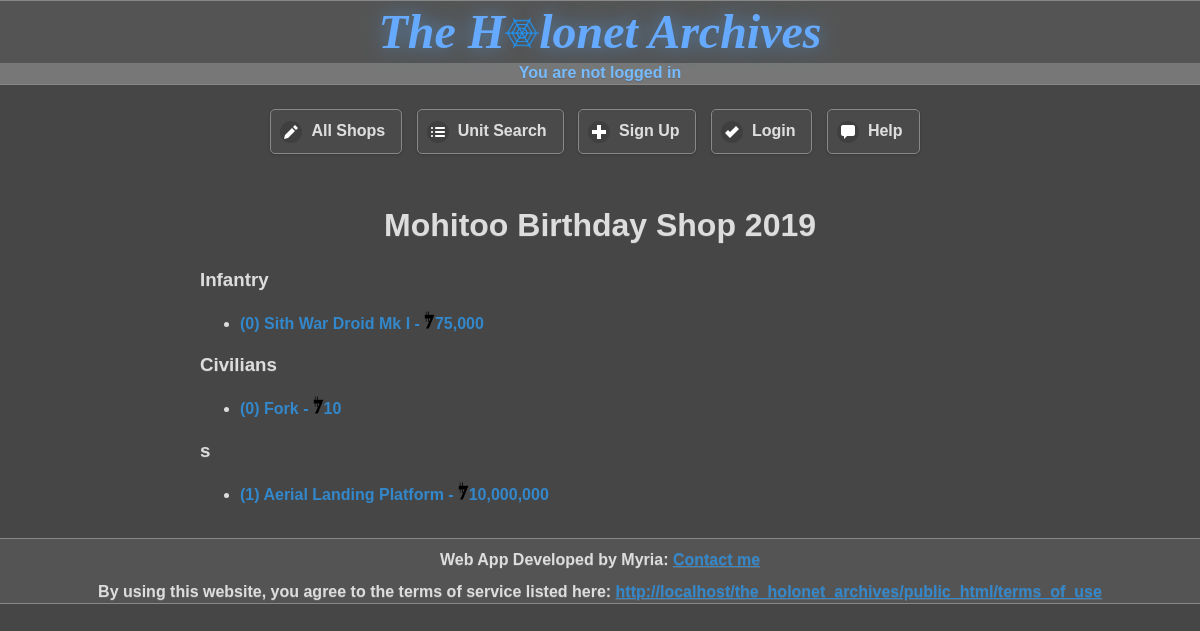
Screenshot of /public_html/shop_page/index.php?sid=3 with the database file from the repository.
### tables this page shows
CREATE TABLE `unit` (
  `unit_id` smallint(5) unsigned NOT NULL AUTO_INCREMENT,
  `unit_type` smallint(5) unsigned DEFAULT NULL,
  `name` varchar(128) DEFAULT NULL,
  `alias` varchar(32) DEFAULT NULL,
  `price` bigint(20) unsigned DEFAULT NULL,
  `modslots` tinyint(3) unsigned DEFAULT NULL,
  `uc_limit` smallint(5) unsigned DEFAULT NULL,
  `length` float DEFAULT NULL,
  `height` float DEFAULT NULL,
  `width` float DEFAULT NULL,
  `hyperdrive` float DEFAULT NULL,
  `backup` float DEFAULT NULL,
  `mglt` tinyint(3) unsigned DEFAULT NULL,
  `kmh` smallint(5) unsigned DEFAULT NULL,
  `shield` tinyint(3) unsigned DEFAULT NULL,
  `hull` tinyint(3) unsigned DEFAULT NULL,
  `sbd` smallint(5) unsigned DEFAULT NULL,
  `ru` smallint(5) unsigned DEFAULT NULL,
  `points` float DEFAULT NULL,
  `is_special` tinyint(3) unsigned DEFAULT NULL,
  `notes` varchar(1024) DEFAULT NULL,
  `wiki_link` varchar(128) DEFAULT NULL,
  `max_height` float DEFAULT NULL,
  `access` int(10) unsigned DEFAULT NULL,
  `mass` int(10) unsigned DEFAULT NULL,
  PRIMARY KEY (`unit_id`),
  KEY `unit_type` (`unit_type`),
  KEY `shield` (`shield`),
  KEY `hull` (`hull`),
  CONSTRAINT `unit_ibfk_1` FOREIGN KEY (`unit_type`) REFERENCES `unit_type` (`unit_type`),
  CONSTRAINT `unit_ibfk_2` FOREIGN KEY (`shield`) REFERENCES `strength` (`strength_no`),
  CONSTRAINT `unit_ibfk_3` FOREIGN KEY (`hull`) REFERENCES `strength` (`strength_no`)
);

### php/functions.php (the view, shortened to what this page needs)
<?php
    function generate_random_string() {
        return substr(md5(rand()), 0, 7);
    }
    function get_shop_stats(&$pdo, $shop_id) {
        $result = $pdo->query(<<<_END
        SELECT
            u.unit_id,
            u.name,
            ut.type_description,
            u.modslots,
            s.shop_name,
            u.price,
            u.notes,
            u.uc_limit
        FROM
            units_in_shop AS us
        JOIN shop AS s
        ON
            s.shop_id = us.shop_id
        JOIN unit AS u
        ON
            us.unit_id = u.unit_id
        LEFT JOIN unit_type AS ut
        ON
            ut.unit_type = u.unit_type
        WHERE
            s.shop_id = $shop_id
        ORDER BY
            u.unit_type,
            u.name
        _END);
        $units = [];
        while ($row = $result->fetch()) {
            $units[] = $row;
        }
        $shop_name = $units[0]['shop_name'];
        foreach ($units as $index => $unit) {
            unset($units[$index]['shop_name']);
        }
        return array($shop_name, $units);
    }
    function collect_unit_types($units) {
        $unit_types = [];
        foreach ($units as $unit) {
            if (!in_array($unit['type_description'], $unit_types)) {
                $unit_types[] = $unit['type_description'];
            }
        }
        return $unit_types;
    }
    function sort_units_by_attribute(&$units, $attr) {
        return $units;
    }
    function search_for_units($units, $attr, $value) {
        $found_at = FALSE;
        foreach ($units as $index => $unit) {
            if ($unit[$attr] == $value) {
                $found_at = $index;
                break;
            }
        }
        return $found_at;
    }
    function get_units_of_attr($units, $attr, $value) {
        $found_at = search_for_units($units, $attr, $value);
        $units_of_attr = [];
        while ($found_at !== FALSE) {
            $units_of_attr[] = $units[$found_at];
            unset($units[$found_at]);
            $found_at = search_for_units($units, $attr, $value);
        }
        return $units_of_attr;
    }
    function display_shop_unit($unit) {
        $C = 'constant';
        $unit_id = $unit['unit_id'];
        $str = "<li><a class='unit-links' data-transition='slide' href='{$C('WEBSITE_ROOT')}/unit_page?uid=$unit_id'>(" . $unit['modslots'] . ") ";
        $str .= $unit['name'];
        $price = $unit['price'];
        if ($price != 0) $str .= " - <img src='{$C('WEBSITE_ROOT')}/data/images/credit_symbol.png' alt='credits' height='18px'  />" . number_format($price);
        $str .= "</a>";
        $str .=  "</li>";
        return $str;
    }
    function normalise_unit_types($type) {
        switch ($type) {
            default:
                return $type;
        }
    }
    function display_shop($shop_name, $units) {
        foreach ($units as $index => $unit) {
            $units[$index]['type_description'] = normalise_unit_types($unit['type_description']);
        }
        $types = collect_unit_types($units);
        sort_unit_types($types);
        echo "<h1 class='centre'>$shop_name</h1>";
        foreach ($types as $type) {
            echo "<div><h3>" . pluralise($type) . "</h3><ul>";
            $units_of_type = get_units_of_attr($units, 'type_description',  $type);
            sort_units_by_attribute($units_of_type, 'price');
            foreach ($units_of_type as $unit) {
                echo display_shop_unit($unit);
            }
            echo "</ul></div>";
        }
    }
    function pluralise($phrase) {
        if (strtolower(substr($phrase, -1)) == 's') {
            return $phrase;
        } elseif (strtolower($phrase) == 'crew') {
            return $phrase;
        } elseif (strtolower($phrase) == 'infantry') {
            return $phrase;
        } else return $phrase . "s";
    }
    function not_null($val) { return (!($val === NULL)); }
    function print_metadata () {
        $C = 'constant';
        echo <<<_ECHO
        <!DOCTYPE html>
        <html lang='eng' dir='ltr'>
            <head>
                <meta charset='{$C('WEBSITE_CHARSET')}'  />
                <meta name='viewport' content='width=device-width, initial-scale=1'  />
                <link rel='stylesheet' href='{$C('WEBSITE_ROOT')}/_/js/jquery_mobile/jquery.mobile-1.4.5.css'  />
                <link rel='stylesheet' href='{$C('WEBSITE_ROOT')}/_/css/holonet-original.css'  />
                <link rel='stylesheet' href='{$C('WEBSITE_ROOT')}/_/css/jquery.mobile.icons.min.css'  />
                <link rel='stylesheet' href='{$C('WEBSITE_ROOT')}/_/css/styles.css'  />
                <link rel='icon' href='{$C('WEBSITE_ROOT')}/data/images/favicon.ico' type='image/ico'  />
                <script type='text/javascript' src='{$C('WEBSITE_ROOT')}/_/js/OSC.js'></script>
                <script type='text/javascript' src='{$C('WEBSITE_ROOT')}/_/js/javascript.js'></script>
                <script type='text/javascript' src='{$C('WEBSITE_ROOT')}/_/js/jquery/jquery-2.1.4.js'></script>
                <script type='text/javascript' src='{$C('WEBSITE_ROOT')}/_/js/jquery_mobile/jquery.mobile-1.4.5.js'></script>
        _ECHO;
    }
    function print_header($title, $randstr, $logged_in_as) {
        $C = 'constant';
        echo <<<_ECHO
                <title>$title</title>
            </head>
            </body>
                <div data-role='page'>
                    <div data-role='header'>
                        <div class='centre'>
                            <a class='no-show' href='{$C('WEBSITE_ROOT')}?r=$randstr'>
                                <span id='logo'>The H<img height='30px' id='net' src='{$C('WEBSITE_ROOT')}/data/images/logo.png' alt='o'  />lonet Archives</span>
                            </a>
                        </div>
                        <div id='center-username' class='username'>$logged_in_as</div>
                    </div>
                    <div data-role='content'>
        _ECHO;
    }
    function display_personalised_button_link_list($logged_in, $privilege, $randstr) {
        $C = 'constant';
        if ($logged_in) {
            echo "<div class='centre'>";
            if (in_array(3, $privilege)) {
                echo "<a data-role='button' data-inline='true' data-icon='edit' data-transtition='slidefade' href='{$C('WEBSITE_ROOT')}/modify_unit?r=$randstr'>Modify Unit</a>";
            }
            echo <<<_ECHO
                            <a data-role='button' data-inline='true' data-icon='tag' data-transtition='slidefade' href='{$C('WEBSITE_ROOT')}/shop_page?r=$randstr'>All Shops</a>
                            <a data-role='button' data-inline='true' data-icon='bullets' data-transtition='slidefade' data-ajax='false' href='{$C('WEBSITE_ROOT')}/unit_lookup?r=$randstr'>Unit Search</a>
                            <a data-role='button' data-inline='true' data-icon='action' data-transtition='slidefade' href='{$C('WEBSITE_ROOT')}/profile/log_out.php?r=$randstr'>Log out</a>
                            <a data-role='button' data-inline='true' data-icon='comment' data-transtition='slidefade' href='{$C('WEBSITE_ROOT')}/help/?r=$randstr'>Help</a>
                        </div>
            _ECHO;
        }
        else {
            echo <<<_ECHO
                        <div class='centre'>
                            <a data-role='button' data-inline='true' data-icon='edit' data-transtition='slidefade' href='{$C('WEBSITE_ROOT')}/shop_page?r=$randstr'>All Shops</a>
                            <a data-role='button' data-inline='true' data-icon='bullets' data-transtition='slidefade' data-ajax='false' href='{$C('WEBSITE_ROOT')}/unit_lookup?r=$randstr'>Unit Search</a>
                            <a data-role='button' data-inline='true' data-icon='plus' data-transtition='slidefade' href='{$C('WEBSITE_ROOT')}/profile/sign_up.php?r=$randstr'>Sign Up</a>
                            <a data-role='button' data-inline='true' data-icon='check' data-transtition='slidefade' href='{$C('WEBSITE_ROOT')}/profile/login.php?r=$randstr'>Login</a>
                            <a data-role='button' data-inline='true' data-icon='comment' data-transtition='slidefade' href='{$C('WEBSITE_ROOT')}/help/?r=$randstr'>Help</a>
                        </div>
            _ECHO;
        }
    }
    function display_header($title, $randstr, $logged_in_as, $logged_in, $privilege) {
        print_metadata();
        print_header($title, $randstr, $logged_in_as);
        display_personalised_button_link_list($logged_in, $privilege, $randstr);
    }

### public_html/_/css/holonet-original.css (style rules this page uses)
html { font-size: 100%; }
body, input, select, textarea, button, .ui-btn { font-size: 1em; line-height: 1.3; font-family: sans-serif ; }
.ui-btn, label.ui-btn { font-weight: bold; border-width: 1px; border-style: solid; }
.ui-btn { text-decoration: none !important; }
.ui-corner-all { -webkit-border-radius: .6em ; border-radius: .6em ; }
.ui-btn-corner-all, .ui-btn.ui-corner-all, .ui-slider-track.ui-corner-all, .ui-flipswitch.ui-corner-all, .ui-li-count { -webkit-border-radius: .3125em ; border-radius: .3125em ; }
.ui-btn-corner-all, .ui-corner-all { -webkit-background-clip: padding; background-clip: padding-box; }
.ui-shadow { -webkit-box-shadow: 0 1px 3px rgba(0,0,0,.2) ; -moz-box-shadow: 0 1px 3px rgba(0,0,0,.2) ; box-shadow: 0 1px 3px rgba(0,0,0,.2) ; }
.ui-btn-icon-left:after, .ui-btn-icon-right:after, .ui-btn-icon-top:after, .ui-btn-icon-bottom:after, .ui-btn-icon-notext:after { background-color: #666666 ; background-color: rgba(0,0,0,.15) ; background-position: center center; background-repeat: no-repeat; -webkit-border-radius: 1em; border-radius: 1em; }
.ui-bar-a, .ui-page-theme-a .ui-bar-inherit, html .ui-bar-a .ui-bar-inherit, html .ui-body-a .ui-bar-inherit, html body .ui-group-theme-a .ui-bar-inherit { background-color: #545454 ; border-color: #888888 ; color: #DDDDDD ; text-shadow: 0 1px 0 #666666 ; font-weight: bold; }
.ui-overlay-a, .ui-page-theme-a, .ui-page-theme-a .ui-panel-wrapper { background-color: #464646 ; border-color: #888888 ; color: #DDDDDD ; text-shadow: 0 1px 0 #555555 ; }
.ui-page-theme-a a, html .ui-bar-a a, html .ui-body-a a, html body .ui-group-theme-a a { color: #3388cc ; font-weight: bold; }
.ui-page-theme-a .ui-btn, html .ui-bar-a .ui-btn, html .ui-body-a .ui-btn, html body .ui-group-theme-a .ui-btn, html head + body .ui-btn.ui-btn-a, .ui-page-theme-a .ui-btn:visited, html .ui-bar-a .ui-btn:visited, html .ui-body-a .ui-btn:visited, html body .ui-group-theme-a .ui-btn:visited, html head + body .ui-btn.ui-btn-a:visited { background-color: #4a4a4a ; border-color: #888888 ; color: #DDDDDD ; text-shadow: 0 0px 0 #666666 ; }

### public_html/_/css/styles.css (style rules this page uses)
html { background:#444; color: #CEF; }
.unit-links { text-decoration: none; text-shadow: none; }
.centre { text-align:center; }
#logo { font-family:'Times New Roman', Times, serif; font-weight:bold; font-style:italic; font-size:300%; color:#6AF; text-shadow: 0 0 20px #58B; }
.username { text-align:center; background:#777; color:#7BF; }
#center-username { margin:auto; }
.no-show { text-decoration: none; }
.no-show { color: #DDD !important; text-decoration: none; text-shadow: none; }

### rows the page displays
unit: modslots "0", unit "Sith War Droid Mk I", price "75,000"
unit: modslots "0", unit "Fork", price "10"
unit: modslots "1", unit "Aerial Landing Platform", price "10,000,000"

### other values shown
$logged_in_as "You are not logged in"
$shop_name "Mohitoo Birthday Shop 2019"
pluralise($type) "Infantry"
pluralise($type) "Civilians"
pluralise($type) "s"
$C('WEBSITE_ROOT') "http://localhost/the_holonet_archives/public_html"
